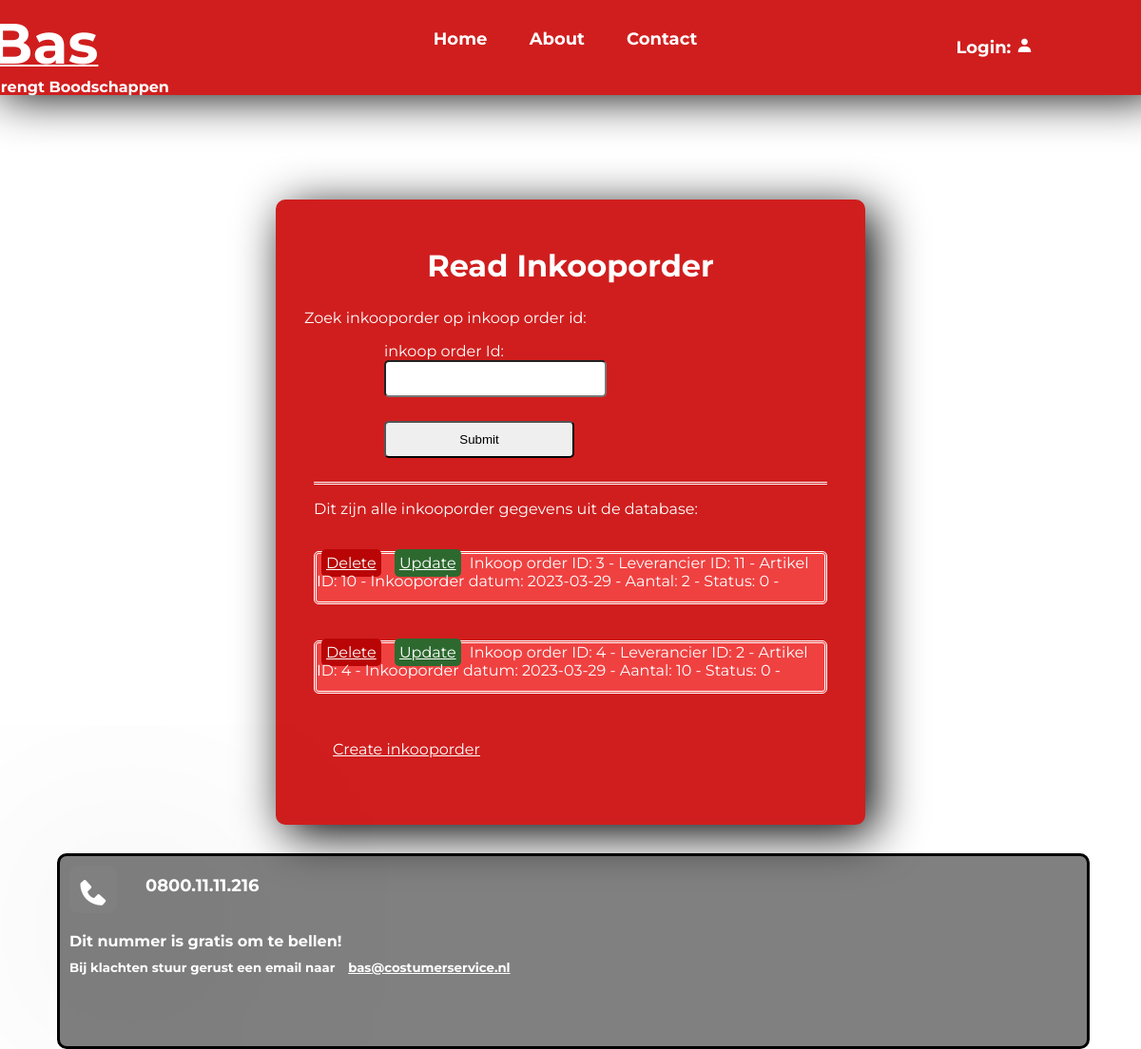
Screenshot of /inkoopRead.php with the database file from the repository.
### tables this page shows
CREATE TABLE `inkooporders` (
  `inkOrdId` int(11) NOT NULL,
  `levId` int(11) DEFAULT NULL,
  `artId` int(11) DEFAULT NULL,
  `inkOrdDatum` date DEFAULT NULL,
  `inkOrdBestAantal` int(11) DEFAULT NULL,
  `inkOrdStatus` tinyint(1) DEFAULT NULL
);

### Inkooporders.php (the view, shortened to what this page needs)
<?php
class Inkooporder {
    public function readInkooporder() {
        require 'pureConnect.php';
        $sql = $conn->prepare('SELECT * FROM inkooporders');
        $sql->execute();
        foreach($sql as $inkooporder) {
            echo '<br>';
            echo '<div class="readList">';
            echo '<a href="inkoopDelete.php?action=delete&inkOrdId=' . $inkooporder['inkOrdId'] . '" class="deleteButton" onclick="return confirm(\'Weet u zeker dat u deze inkooporder wilt verwijderen?\')">Delete</a> ';
            echo '<a href="inkoopUpdateForm.php?action=update&inkOrdId=' . $inkooporder['inkOrdId'] . ' "class="updateButton">Update</a> ';
            echo 'Inkoop order ID: ' . $inkooporder['inkOrdId'] . ' - ';
            echo 'Leverancier ID: ' . $inkooporder['levId'] . ' - ';
            echo 'Artikel ID: ' . $inkooporder['artId'] . ' - ';
            echo 'Inkooporder datum: ' . $inkooporder['inkOrdDatum'] . ' - ';
            echo 'Aantal: ' . $inkooporder['inkOrdBestAantal'] . ' - ';
            echo 'Status: ' . $inkooporder['inkOrdStatus'] . ' - ';
            echo '</div>';
            echo '<br>';
        }
    }
}
?>

### style.css (style rules this page uses)
body { margin: 0; font-family: 'Montserrat', sans-serif; }
.deleteButton, #cancel { background-color: rgb(185, 5, 5); }
.updateButton { background-color: #2d692f; }
.readList { background-color: rgb(240, 65, 65); border-radius: 5px; height: 50px; border-color: white; border-style: double; }
a { color: white; }

### inkoopRead.php (style rules this page uses)
a { margin: 5px; padding: 5px; border-radius: 5px; }

### rows the page displays
inkooporders: inkOrdId "3", levId "11", artId "10", inkOrdDatum "2023-03-29", inkOrdBestAantal "2", inkOrdStatus "0"
inkooporders: inkOrdId "4", levId "2", artId "4", inkOrdDatum "2023-03-29", inkOrdBestAantal "10", inkOrdStatus "0"
